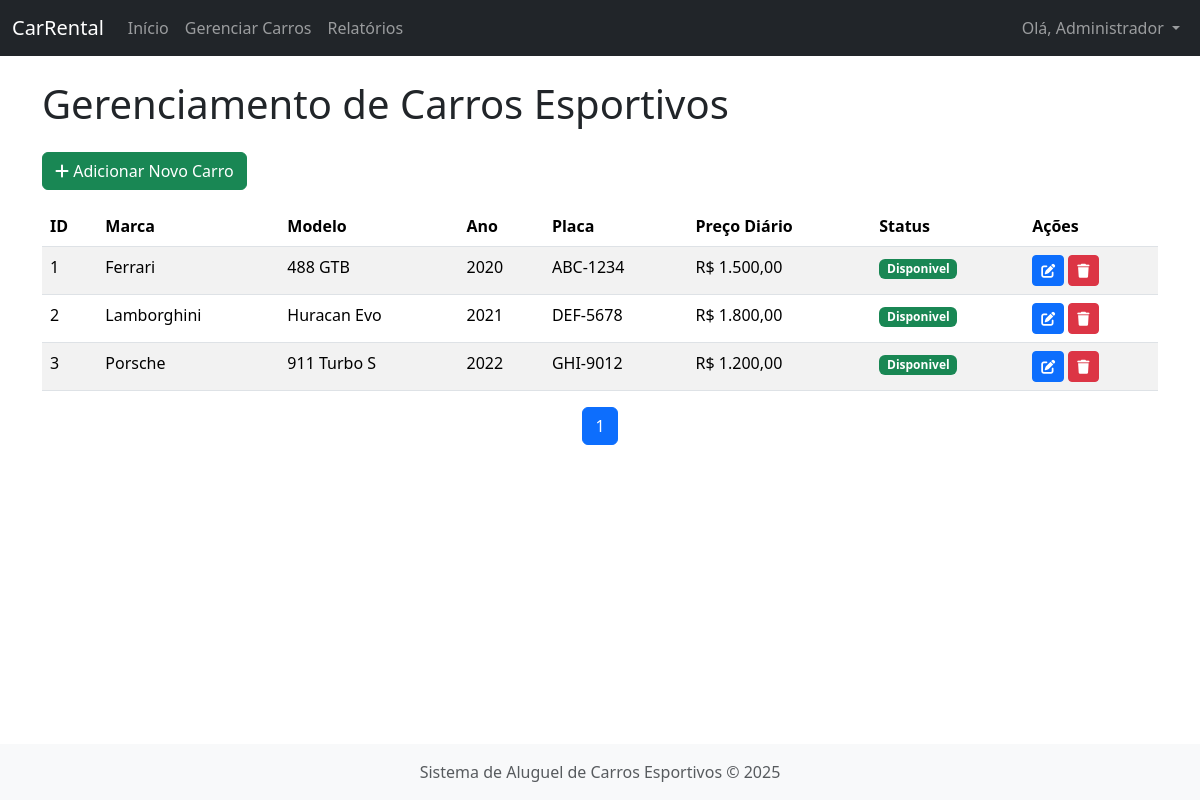
Screenshot of /?controller=carro&action=index (signed in) with the database file from the repository.
### tables this page shows
CREATE TABLE carros (
    id_carro INT AUTO_INCREMENT PRIMARY KEY,
    marca VARCHAR(50) NOT NULL,
    modelo VARCHAR(50) NOT NULL,
    ano YEAR NOT NULL,
    cor VARCHAR(30),
    placa VARCHAR(10) NOT NULL UNIQUE,
    preco_diario DECIMAL(10, 2) NOT NULL,
    status ENUM('disponivel', 'alugado', 'manutencao') NOT NULL DEFAULT 'disponivel',
    imagem_url VARCHAR(255)
);

### app/Controllers/CarroController.php (called while the page is built, shortened)
<?php
require_once __DIR__ . '/../Models/CarroModel.php';
require_once __DIR__ . '/../Utils/SessionManager.php';
class CarroController {
    private $carroModel;
    public function __construct() {
        $this->carroModel = new CarroModel();
    }
    public function index() {
        $page = filter_input(INPUT_GET, 'page', FILTER_VALIDATE_INT) ?: 1;
        $limit = ITEMS_PER_PAGE;
        $offset = ($page - 1) * $limit;
        $carros = $this->carroModel->getAllCarros($limit, $offset);
        $totalCarros = $this->carroModel->countAllCarros();
        $totalPages = ceil($totalCarros / $limit);
        require_once __DIR__ . '/../../../views/carro/index.php';
        $content = ob_get_clean();
        require_once __DIR__ . '/../../../views/layout/layout.php';
    }
}

### app/Models/Database.php (called while the page is built, shortened)
<?php
class Database {
    private static $instance = null;
    private $conn;
    private function __construct() {
        $dsn = "mysql:host=" . DB_HOST . ";dbname=" . DB_NAME . ";charset=utf8mb4";
        $options = [
            PDO::ATTR_ERRMODE            => PDO::ERRMODE_EXCEPTION,
            PDO::ATTR_DEFAULT_FETCH_MODE => PDO::FETCH_ASSOC,
            PDO::ATTR_EMULATE_PREPARES   => false,
        ];
        try {
            $this->conn = new PDO($dsn, DB_USER, DB_PASS, $options);
        } catch (\PDOException $e) {
            die("Erro de Conexão com o Banco de Dados: " . $e->getMessage());
        }
    }
    public static function getInstance() {
        if (self::$instance === null) {
            self::$instance = new Database();
        }
        return self::$instance;
    }
    public function getConnection() {
        return $this->conn;
    }
}

### app/Models/CarroModel.php (called while the page is built, shortened)
<?php
require_once 'Database.php';
class CarroModel {
    private $db;
    public function __construct() {
        $this->db = Database::getInstance()->getConnection();
    }
    public function getAllCarros($limit = 10, $offset = 0) {
        $sql = "SELECT * FROM carros ORDER BY marca, modelo LIMIT :limit OFFSET :offset";
        $stmt = $this->db->prepare($sql);
        $stmt->bindParam(':limit', $limit, PDO::PARAM_INT);
        $stmt->bindParam(':offset', $offset, PDO::PARAM_INT);
        $stmt->execute();
        return $stmt->fetchAll();
    }
    public function countAllCarros() {
        $sql = "SELECT COUNT(*) FROM carros";
        return $this->db->query($sql)->fetchColumn();
    }
}

### app/Utils/SessionManager.php (called while the page is built, shortened)
<?php
class SessionManager {
    public static function isLoggedIn() {
        return isset($_SESSION['user_id']);
    }
    public static function isAdmin() {
        return isset($_SESSION['user_type']) && $_SESSION['user_type'] === 'admin';
    }
}

### views/carro/index.php (the view, shortened to what this page needs)
<div class="row">
    <div class="col-12">
        <h1 class="mb-4">Gerenciamento de Carros Esportivos</h1>
        <a href="<?php echo BASE_URL; ?>?controller=carro&action=create" class="btn btn-success mb-3"><i class="fas fa-plus"></i> Adicionar Novo Carro</a>
        <div class="table-responsive">
            <table class="table table-striped table-hover">
                <thead>
                    <tr>
                        <th>ID</th>
                        <th>Marca</th>
                        <th>Modelo</th>
                        <th>Ano</th>
                        <th>Placa</th>
                        <th>Preço Diário</th>
                        <th>Status</th>
                        <th>Ações</th>
                    </tr>
                </thead>
                <tbody>
                    <?php if (empty($carros)): ?>
                        <tr>
                            <td colspan="8" class="text-center">Nenhum carro encontrado.</td>
                        </tr>
                    <?php else: ?>
                        <?php foreach ($carros as $carro): ?>
                            <tr>
                                <td><?php echo htmlspecialchars($carro['id_carro']); ?></td>
                                <td><?php echo htmlspecialchars($carro['marca']); ?></td>
                                <td><?php echo htmlspecialchars($carro['modelo']); ?></td>
                                <td><?php echo htmlspecialchars($carro['ano']); ?></td>
                                <td><?php echo htmlspecialchars($carro['placa']); ?></td>
                                <td>R$ <?php echo number_format($carro['preco_diario'], 2, ',', '.'); ?></td>
                                <td>
                                    <span class="badge bg-<?php
                                        if ($carro['status'] == 'disponivel') echo 'success';
                                        else if ($carro['status'] == 'alugado') echo 'warning';
                                        else echo 'danger';
                                    ?>">
                                        <?php echo ucfirst($carro['status']); ?>
                                    </span>
                                </td>
                                <td>
                                    <a href="<?php echo BASE_URL; ?>?controller=carro&action=edit&id=<?php echo $carro['id_carro']; ?>" class="btn btn-sm btn-primary" title="Editar"><i class="fas fa-edit"></i></a>
                                    <a href="<?php echo BASE_URL; ?>?controller=carro&action=delete&id=<?php echo $carro['id_carro']; ?>" class="btn btn-sm btn-danger" title="Excluir" onclick="return confirm('Tem certeza que deseja excluir este carro?');"><i class="fas fa-trash"></i></a>
                                </td>
                            </tr>
                        <?php endforeach; ?>
                    <?php endif; ?>
                </tbody>
            </table>
        </div>
        <nav>
            <ul class="pagination justify-content-center">
                <?php for ($i = 1; $i <= $totalPages; $i++): ?>
                    <li class="page-item <?php echo ($page == $i) ? 'active' : ''; ?>">
                        <a class="page-link" href="<?php echo BASE_URL; ?>?controller=carro&action=index&page=<?php echo $i; ?>"><?php echo $i; ?></a>
                    </li>
                <?php endfor; ?>
            </ul>
        </nav>
    </div>
</div>

### public/index.php (shortened to what this page needs)
<?php
require_once __DIR__ . '/../app/Utils/SessionManager.php';
$controllerName = $_GET['controller'] ?? 'home';
$actionName = $_GET['action'] ?? 'index';
$controllerClass = ucfirst(strtolower($controllerName)) . 'Controller';
$controllerFile = __DIR__ . '/../app/Controllers/' . $controllerClass . '.php';
if (file_exists($controllerFile)) {
    if (class_exists($controllerClass)) {
        $controller = new $controllerClass();
        if (method_exists($controller, $actionName)) {
            $controller->$actionName();
        } else {
            http_response_code(404);
            echo "Erro 404: Ação '{$actionName}' não encontrada no controlador '{$controllerClass}'.";
        }
    } else {
        http_response_code(500);
        echo "Erro 500: Classe '{$controllerClass}' não encontrada.";
    }
}

### views/layout/layout.php (shortened to what this page needs)
<?php require_once __DIR__ . '/../../app/Utils/SessionManager.php'; ?>
<!DOCTYPE html>
<html lang="pt-br">
<head>
    <link href="https://cdn.jsdelivr.net/npm/bootstrap@5.3.3/dist/css/bootstrap.min.css" rel="stylesheet">
    <link rel="stylesheet" href="https://cdnjs.cloudflare.com/ajax/libs/font-awesome/6.0.0-beta3/css/all.min.css">
</head>
<body>
    <nav class="navbar navbar-expand-lg navbar-dark bg-dark fixed-top">
        <div class="container-fluid">
            <a class="navbar-brand" href="<?php echo BASE_URL; ?>">CarRental</a>
            <div class="collapse navbar-collapse" id="navbarNav">
                <ul class="navbar-nav me-auto mb-2 mb-lg-0">
                    <?php if (SessionManager::isLoggedIn()): ?>
                        <li class="nav-item">
                            <a class="nav-link" href="<?php echo BASE_URL; ?>?controller=home&action=index">Início</a>
                        </li>
                        <?php if (SessionManager::isAdmin()): ?>
                            <li class="nav-item">
                                <a class="nav-link" href="<?php echo BASE_URL; ?>?controller=carro&action=index">Gerenciar Carros</a>
                            </li>
                            <li class="nav-item">
                                <a class="nav-link" href="<?php echo BASE_URL; ?>?controller=relatorio&action=relatorio">Relatórios</a>
                            </li>
                        <?php endif; ?>
                    <?php endif; ?>
                </ul>
                <ul class="navbar-nav">
                    <?php if (SessionManager::isLoggedIn()): ?>
                        <li class="nav-item dropdown">
                            <a class="nav-link dropdown-toggle" href="#" id="navbarDropdown" role="button" data-bs-toggle="dropdown" aria-expanded="false">
                                Olá, <?php echo $_SESSION['user_name']; ?>
                            </a>
                        </li>
                    <?php endif; ?>
                </ul>
            </div>
        </div>
    </nav>
    <main class="container mt-4 mb-5">
        <?php echo $content ?? ''; ?>
    </main>
    <footer class="footer mt-auto py-3 bg-light">
        <div class="container text-center">
            <span class="text-muted">Sistema de Aluguel de Carros Esportivos &copy; <?php echo date('Y'); ?></span>
        </div>
    </footer>
</body>
</html>

### views/layout/layout.php (style rules this page uses)
body { padding-top: 56px; }
.footer { background-color: #f8f9fa; padding: 20px 0; position: fixed; bottom: 0; width: 100%; }

### rows the page displays
carros: id_carro "1", marca "Ferrari", modelo "488 GTB", ano "2020", placa "ABC-1234", preco_diario "1.500,00", status "Disponivel"
carros: id_carro "2", marca "Lamborghini", modelo "Huracan Evo", ano "2021", placa "DEF-5678", preco_diario "1.800,00", status "Disponivel"
carros: id_carro "3", marca "Porsche", modelo "911 Turbo S", ano "2022", placa "GHI-9012", preco_diario "1.200,00", status "Disponivel"

### other values shown
$_SESSION['user_name'] "Administrador"
